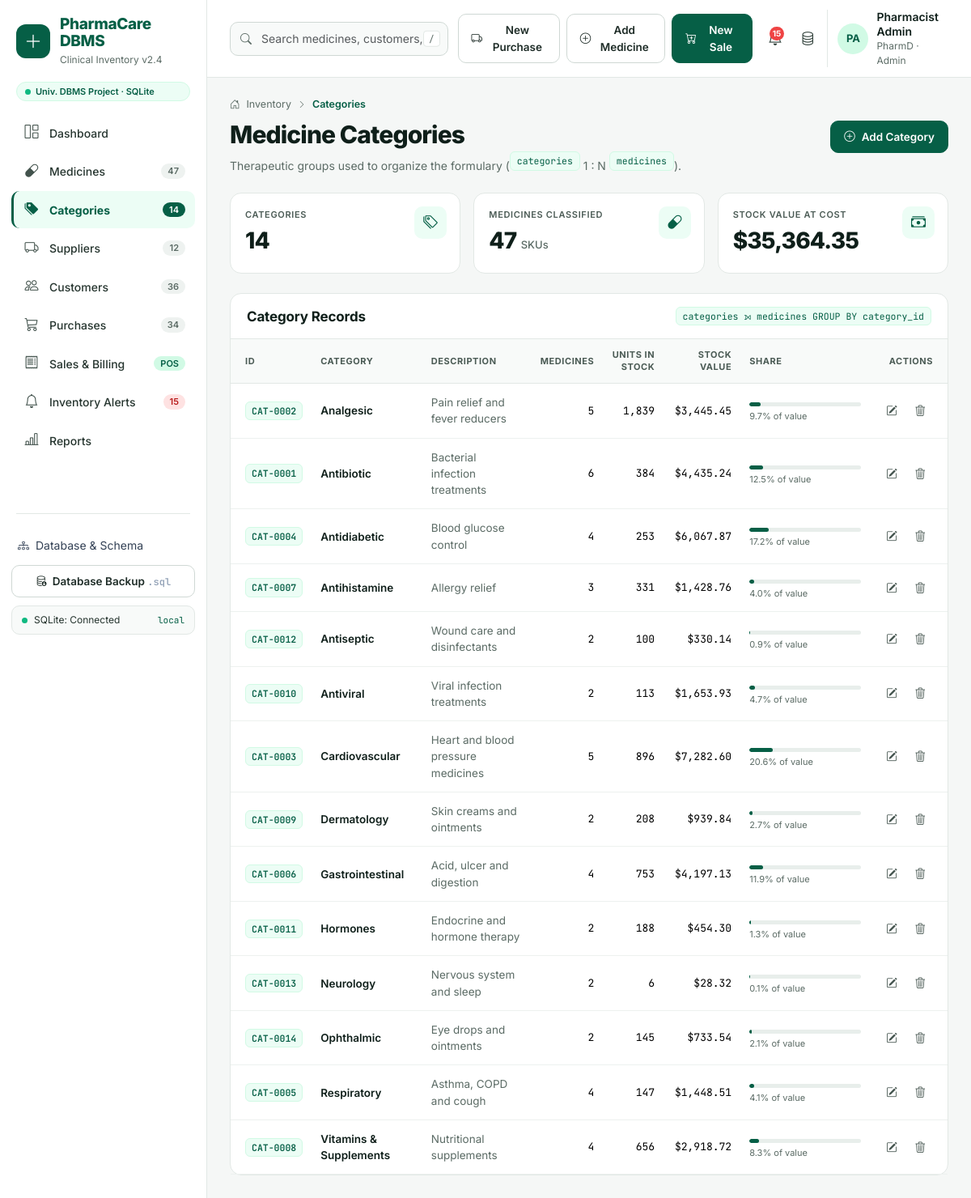
Page /categories/ on the committed database.
### tables this page shows
CREATE TABLE categories (
    category_id    INTEGER PRIMARY KEY AUTOINCREMENT,
    category_name  VARCHAR(100) NOT NULL,
    description    VARCHAR(255) NULL,
    CONSTRAINT uq_categories_name UNIQUE (category_name)
);

### routes/categories.py (the view)
@bp.route("/")
def index():
    db = get_db()
    rows = db.query(
        "SELECT c.category_id, c.category_name, c.description, "
        "       COUNT(m.medicine_id) AS medicines, "
        "       COALESCE(SUM(m.stock_quantity), 0) AS units, "
        "       COALESCE(SUM(m.stock_quantity * m.cost_price), 0) AS stock_value "
        "FROM categories c LEFT JOIN medicines m ON m.category_id = c.category_id "
        "GROUP BY c.category_id, c.category_name, c.description "
        "ORDER BY c.category_name")
    return render_template("categories/index.html", rows=rows)

### db.py (called while the page is built, shortened)
def _normalize_value(value):
    if isinstance(value, decimal.Decimal):
        return int(value) if value == value.to_integral_value() else float(value)
    if isinstance(value, datetime.datetime):
        return value.strftime("%Y-%m-%d %H:%M:%S")
    if isinstance(value, datetime.date):
        return value.strftime("%Y-%m-%d")
    if isinstance(value, bytes):
        return value.decode("utf-8", "replace")
    return value

def _normalize_row(row):
    return {k: _normalize_value(v) for k, v in row.items()}

def _sqlite_dict_factory(cursor, row):
    return {col[0]: row[idx] for idx, col in enumerate(cursor.description)}

def _cfg():
    return current_app.config

def get_db():
    if "db" not in g:
        g.db = Database(_cfg())
    return g.db

    def _connect(self):
        self._driver = sqlite3
        path = self.cfg["SQLITE_PATH"]
        if path != ":memory:":
            os.makedirs(os.path.dirname(path), exist_ok=True)
        conn = sqlite3.connect(path)
        conn.row_factory = _sqlite_dict_factory
        conn.execute("PRAGMA foreign_keys = ON")
        return conn

    @property
    def is_mysql(self):
        return self.engine == "mysql"

    def _sql(self, sql):
        if self.is_mysql:
            return sql.replace("%", "%%").replace("?", "%s")
        return sql

    def _run(self, sql, params=()):
        cur = self.conn.cursor()
        try:
            cur.execute(self._sql(sql), tuple(params))
        except self._driver.Error as exc:
            cur.close()
            raise self._wrap_error(exc) from exc
        return cur

    def query(self, sql, params=()):
        cur = self._run(sql, params)
        rows = cur.fetchall()
        cur.close()
        return [_normalize_row(r) for r in rows]

    def one(self, sql, params=()):
        rows = self.query(sql, params)
        return rows[0] if rows else None

    def close(self):
        try:
            self.conn.close()
        except Exception:
            pass

### utils.py (called while the page is built)
def fmt_money(value):
    try:
        value = float(value or 0)
    except (TypeError, ValueError):
        value = 0.0
    sign = "-" if value < 0 else ""
    return f"{sign}{current_app.config['CURRENCY']}{abs(value):,.2f}"

def fmt_num(value, decimals=0):
    try:
        value = float(value or 0)
    except (TypeError, ValueError):
        return "0"
    return f"{value:,.{decimals}f}"

def code(value, kind):
    try:
        return f"{CODE_PREFIX[kind]}-{int(value):04d}"
    except (TypeError, ValueError):
        return "-"

### templates/categories/index.html (shortened to what this page needs)
{% extends "base.html" %}
{% from "_macros.html" import kcard, crumbs, empty, delete_form %}
{% block content %}
{{ crumbs([('Inventory', none), ('Categories', none)]) }}
<div class="page-head">
  <div>
    <h1 class="page-title">Medicine Categories</h1>
    <p class="page-sub">Therapeutic groups used to organize the formulary (<span class="tbl-chip">categories</span> 1 : N
      <span class="tbl-chip">medicines</span>).</p>
  </div>
  <button class="btn btn-brand" type="button" data-bs-toggle="modal" data-bs-target="#categoryModal"
          data-action="{{ url_for('categories.create') }}" data-title="Add Category"><i class="bi bi-plus-circle me-2"></i>Add Category</button>
</div>
{% set total_skus = rows | sum(attribute='medicines') %}
{% set total_value = rows | sum(attribute='stock_value') %}
<div class="row g-3 mb-4 row-cols-1 row-cols-sm-3">
  <div class="col">{{ kcard('Categories', rows | length, 'bi-tags') }}</div>
  <div class="col">{{ kcard('Medicines classified', total_skus, 'bi-capsule', 'SKUs') }}</div>
  <div class="col">{{ kcard('Stock value at cost', total_value | money, 'bi-cash-stack') }}</div>
</div>
<section class="card-pc">
  <div class="card-head">
    <h2 class="me-auto">Category Records</h2>
    <span class="tbl-chip">categories ⟕ medicines GROUP BY category_id</span>
  </div>
  <div class="table-responsive">
    <table class="table table-pc">
      <thead><tr><th>ID</th><th>Category</th><th>Description</th><th class="text-end">Medicines</th><th class="text-end">Units in stock</th><th class="text-end">Stock value</th><th style="width:160px">Share</th><th class="text-end">Actions</th></tr></thead>
      <tbody>
      {% for c in rows %}
        <tr>
          <td><span class="id-chip">{{ c.category_id | code('category') }}</span></td>
          <td><a class="cell-title" href="{{ url_for('medicines.index', category=c.category_id) }}">{{ c.category_name }}</a></td>
          <td class="text-muted-2">{{ c.description or '—' }}</td>
          <td class="text-end num">{{ c.medicines }}</td>
          <td class="text-end num">{{ c.units | num }}</td>
          <td class="text-end num">{{ c.stock_value | money }}</td>
          <td>
            {% set pct = (c.stock_value / total_value * 100) if total_value else 0 %}
            <div class="meter"><span style="width: {{ pct | round(1) }}%"></span></div>
            <div class="tw-text-[11px] text-muted-2 mt-1">{{ '%.1f' | format(pct) }}% of value</div>
          </td>
          <td class="text-end text-nowrap">
            <button type="button" class="btn-icon" title="Edit" aria-label="Edit" data-bs-toggle="modal" data-bs-target="#categoryModal"
                    data-action="{{ url_for('categories.update', category_id=c.category_id) }}" data-title="Edit {{ c.category_name }}"
                    data-record='{{ c | tojson }}'><i class="bi bi-pencil-square"></i></button>
            {{ delete_form(url_for('categories.delete', category_id=c.category_id), 'Delete category ' ~ c.category_name ~ '?') }}
          </td>
        </tr>
      {% else %}
        <tr><td colspan="8">{{ empty('No categories yet. Add the first one.') }}</td></tr>
      {% endfor %}
      </tbody>
    </table>
  </div>
</section>
{% endblock %}

### templates/_macros.html (shortened to what this page needs)
{% macro kcard(label, value, icon='', unit='', tone='', foot='') -%}
<div class="kpi {{ tone }}">
  {% if icon %}<span class="kpi-icon"><i class="bi {{ icon }}"></i></span>{% endif %}
  <div class="kpi-label pe-5">{{ label }}</div>
  <div class="kpi-value">{{ value }}{% if unit %} <small>{{ unit }}</small>{% endif %}</div>
</div>
{%- endmacro %}
{% macro crumbs(items) -%}
<div class="crumbs">
  <i class="bi bi-house-door"></i>
  {% for label, href in items %}
    {% if not loop.first %}<i class="bi bi-chevron-right"></i>{% endif %}
    {% if href %}<a href="{{ href }}">{{ label }}</a>{% elif loop.last %}<span class="here">{{ label }}</span>{% else %}<span>{{ label }}</span>{% endif %}
  {% endfor %}
</div>
{%- endmacro %}
{% macro delete_form(action, message, label='') -%}
<form method="post" action="{{ action }}" class="d-inline" data-confirm="{{ message }}">
  <button type="submit" class="btn-icon danger" title="Delete" aria-label="Delete"><i class="bi bi-trash3"></i>{% if label %} {{ label }}{% endif %}</button>
</form>
{%- endmacro %}

### rows in the picture
categories: category_id|code "CAT-0002", category_name "Analgesic", description "Pain relief and fever reducers", medicines "5", units|num "1,839", stock_value "$3,445.45", pct "9.7"
categories: category_id|code "CAT-0001", category_name "Antibiotic", description "Bacterial infection treatments", medicines "6", units|num "384", stock_value "$4,435.24", pct "12.5"
categories: category_id|code "CAT-0004", category_name "Antidiabetic", description "Blood glucose control", medicines "4", units|num "253", stock_value "$6,067.87", pct "17.2"
categories: category_id|code "CAT-0007", category_name "Antihistamine", description "Allergy relief", medicines "3", units|num "331", stock_value "$1,428.76", pct "4.0"
categories: category_id|code "CAT-0012", category_name "Antiseptic", description "Wound care and disinfectants", medicines "2", units|num "100", stock_value "$330.14", pct "0.9"
categories: category_id|code "CAT-0010", category_name "Antiviral", description "Viral infection treatments", medicines "2", units|num "113", stock_value "$1,653.93", pct "4.7"
categories: category_id|code "CAT-0003", category_name "Cardiovascular", description "Heart and blood pressure medicines", medicines "5", units|num "896", stock_value "$7,282.60", pct "20.6"
categories: category_id|code "CAT-0009", category_name "Dermatology", description "Skin creams and ointments", medicines "2", units|num "208", stock_value "$939.84", pct "2.7"
categories: category_id|code "CAT-0006", category_name "Gastrointestinal", description "Acid, ulcer and digestion", medicines "4", units|num "753", stock_value "$4,197.13", pct "11.9"
categories: category_id|code "CAT-0011", category_name "Hormones", description "Endocrine and hormone therapy", medicines "2", units|num "188", stock_value "$454.30", pct "1.3"
categories: category_id|code "CAT-0013", category_name "Neurology", description "Nervous system and sleep", medicines "2", units|num "6", stock_value "$28.32", pct "0.1"
categories: category_id|code "CAT-0014", category_name "Ophthalmic", description "Eye drops and ointments", medicines "2", units|num "145", stock_value "$733.54", pct "2.1"
categories: category_id|code "CAT-0005", category_name "Respiratory", description "Asthma, COPD and cough", medicines "4", units|num "147", stock_value "$1,448.51", pct "4.1"
categories: category_id|code "CAT-0008", category_name "Vitamins & Supplements", description "Nutritional supplements", medicines "4", units|num "656", stock_value "$2,918.72", pct "8.3"

### other values in the picture
{{ db_engine }} "SQLite"
{{ label }} "Dashboard" "Medicines" "Categories" "Suppliers" "Customers" "Purchases" "Sales & Billing" "Inventory Alerts" "Reports"
{{ count }} "47" "14" "12" "36" "34" "POS" "15"
{{ 'Connected' if db_ok else 'Offline' }} "Connected"
{{ 'InnoDB' if db_engine == 'MySQL' else 'local' }} "local"
{{ nav_counts.alerts }} "15"
{{ label }} "Inventory"
{{ label }} "Categories"
{{ label }} "CATEGORIES MEDICINES CLASSIFIED STOCK VALUE AT COST"
{{ value }} "14 47 $35,364.35"
{{ unit }} "SKUs"
